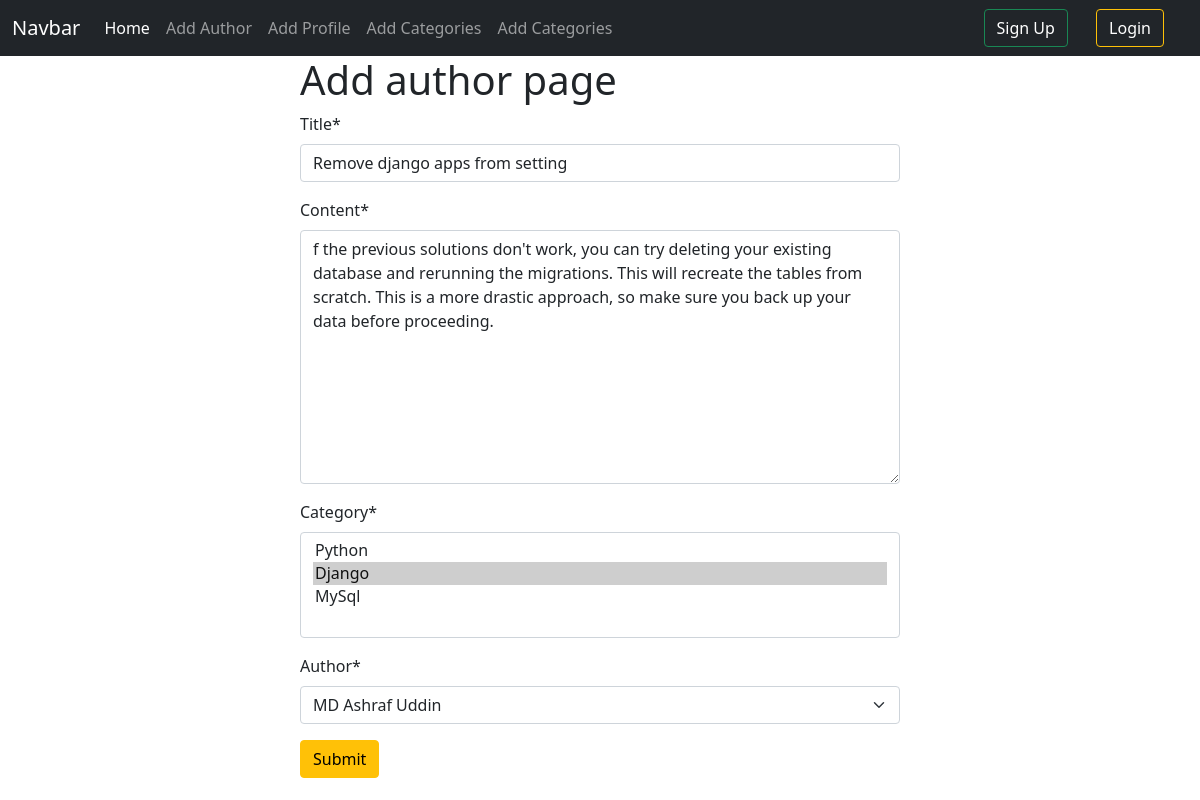
/posts/edit/3, run on an earlier commit of the app's database.
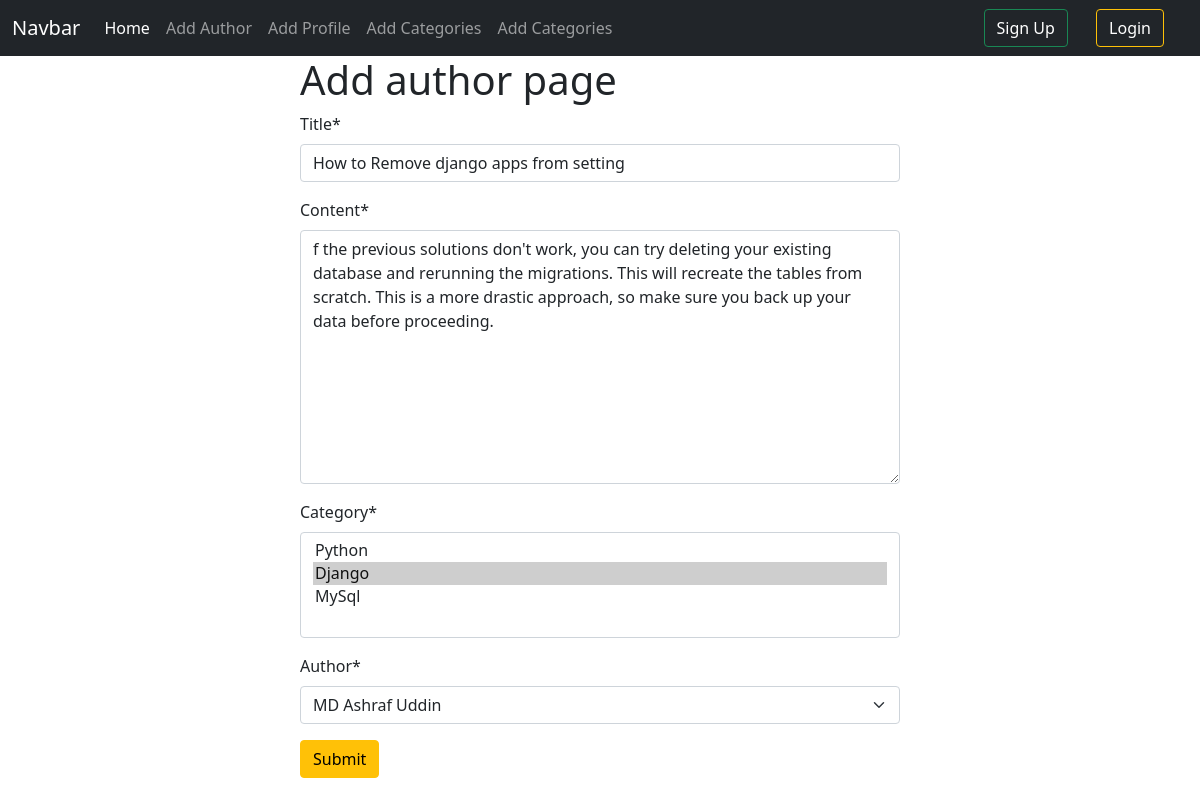
And on a later commit of the database.
### posts/models.py (models this page shows, shortened)
class Post(models.Model):
    title=models.CharField(max_length=100)
    content=models.TextField()
    category = models.ManyToManyField(Category)
    author=models.ForeignKey(Author, on_delete=models.CASCADE)

### posts/views.py (the view)
# urls.py: path('edit/<int:id>', views.edit_post, name='edit_post'),
def edit_post(request, id):
    post = models.Post.objects.get(pk=id)
    post_form = forms.PostForm(instance=post)
    if request.method == 'POST':
        post_form = forms.PostForm(request.POST, instance=post)
        if post_form.is_valid():
            post_form.save()
            return redirect('home')
    return render(request, 'add_post.html', {'form':post_form})

### posts/forms.py
class PostForm(forms.ModelForm):
    class Meta:
        model = Post
        fields = '__all__'

### author/models.py (called while the page is built)
    def __str__(self) -> str:
        return self.name

### categories/models.py (called while the page is built)
    def __str__(self) -> str:
        return self.name

### posts/templates/add_post.html (shortened to what this page needs)
{% extends 'base.html' %}
{%  load crispy_forms_tags %}
{% block content %}
<form style="width:50% ; margin : auto" method="post">
    <h1>Add author page</h1>
{{form | crispy}}
<button class="btn btn-warning">Submit</button>
</form>
{% endblock %}

What changed in the data, as far as the page shows it:
changed Post "MD Ashraf Uddin": title "Remove django apps from setting" → "How to Remove django apps from setting"
